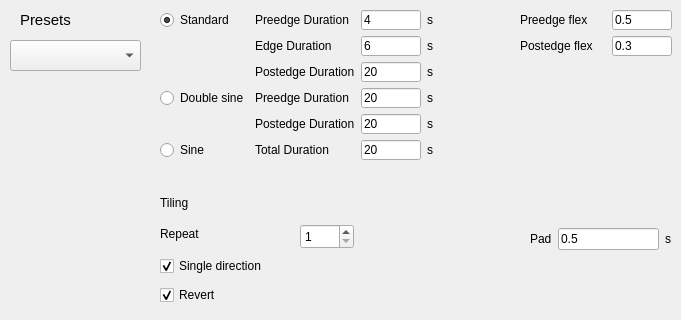
    <widget class="QWidget" name="tab_fly_scan">
     <attribute name="title">
      <string>Fly scan</string>
     </attribute>
     <widget class="QWidget" name="gridLayoutWidget_24">
      <property name="geometry">
       <rect>
        <x>160</x>
        <y>10</y>
        <width>512</width>
        <height>171</height>
       </rect>
      </property>
      <layout class="QGridLayout" name="gridLayout_34">
       <property name="sizeConstraint">
        <enum>QLayout::SetMaximumSize</enum>
       </property>
       <item row="0" column="4">
        <widget class="QLabel" name="label_95">
         <property name="maximumSize">
          <size>
           <width>16777215</width>
           <height>20</height>
          </size>
         </property>
         <property name="text">
          <string>Preedge flex</string>
         </property>
        </widget>
       </item>
       <item row="0" column="3">
        <widget class="QLabel" name="label_133">
         <property name="maximumSize">
          <size>
           <width>16777215</width>
           <height>20</height>
          </size>
         </property>
         <property name="text">
          <string>s</string>
         </property>
        </widget>
       </item>
       <item row="2" column="2">
        <widget class="QLineEdit" name="edit_ds2_poste_duration">
         <property name="maximumSize">
          <size>
           <width>60</width>
           <height>20</height>
          </size>
         </property>
         <property name="text">
          <string>20</string>
         </property>
        </widget>
       </item>
       <item row="1" column="5">
        <widget class="QLineEdit" name="edit_postedge_flex_frac">
         <property name="maximumSize">
          <size>
           <width>60</width>
           <height>20</height>
          </size>
         </property>
         <property name="text">
          <string>0.3</string>
         </property>
        </widget>
       </item>
       <item row="1" column="2">
        <widget class="QLineEdit" name="edit_ds2_edge_duration">
         <property name="maximumSize">
          <size>
           <width>60</width>
           <height>20</height>
          </size>
         </property>
         <property name="text">
          <string>6</string>
         </property>
        </widget>
       </item>
       <item row="5" column="0">
        <widget class="QRadioButton" name="radioButton_flypath_sine">
         <property name="maximumSize">
          <size>
           <width>16777215</width>
           <height>20</height>
          </size>
         </property>
         <property name="text">
          <string>Sine</string>
         </property>
        </widget>
       </item>
       <item row="3" column="0">
        <widget class="QRadioButton" name="radioButton_flypath_doublesine">
         <property name="maximumSize">
          <size>
           <width>16777215</width>
           <height>20</height>
          </size>
         </property>
         <property name="text">
          <string>Double sine</string>
         </property>
        </widget>
       </item>
       <item row="2" column="1">
        <widget class="QLabel" name="label_136">
         <property name="maximumSize">
          <size>
           <width>16777215</width>
           <height>20</height>
          </size>
         </property>
         <property name="text">
          <string>Postedge Duration</string>
         </property>
        </widget>
       </item>
       <item row="1" column="4">
        <widget class="QLabel" name="label_141">
         <property name="maximumSize">
          <size>
           <width>16777215</width>
           <height>20</height>
          </size>
         </property>
         <property name="text">
          <string>Postedge flex</string>
         </property>
        </widget>
       </item>
       <item row="0" column="1">
        <widget class="QLabel" name="label_92">
         <property name="maximumSize">
          <size>
           <width>16777215</width>
           <height>20</height>
          </size>
         </property>
         <property name="text">
          <string>Preedge Duration</string>
         </property>
        </widget>
       </item>
       <item row="4" column="1">
        <widget class="QLabel" name="label_90">
         <property name="maximumSize">
          <size>
           <width>16777215</width>
           <height>20</height>
          </size>
         </property>
         <property name="text">
          <string>Postedge Duration</string>
         </property>
        </widget>
       </item>
       <item row="5" column="1">
        <widget class="QLabel" name="label_86">
         <property name="maximumSize">
          <size>
           <width>16777215</width>
           <height>20</height>
          </size>
         </property>
         <property name="text">
          <string>Total Duration</string>
         </property>
        </widget>
       </item>
       <item row="5" column="3">
        <widget class="QLabel" name="label_87">
         <property name="maximumSize">
          <size>
           <width>16777215</width>
           <height>20</height>
          </size>
         </property>
         <property name="text">
          <string>s</string>
         </property>
        </widget>
       </item>
       <item row="4" column="3">
        <widget class="QLabel" name="label_91">
         <property name="maximumSize">
          <size>
           <width>16777215</width>
           <height>20</height>
          </size>
         </property>
         <property name="text">
          <string>s</string>
         </property>
        </widget>
       </item>
       <item row="3" column="1">
        <widget class="QLabel" name="label_88">
         <property name="maximumSize">
          <size>
           <width>16777215</width>
           <height>20</height>
          </size>
         </property>
         <property name="text">
          <string>Preedge Duration</string>
         </property>
        </widget>
       </item>
       <item row="1" column="1">
        <widget class="QLabel" name="label_134">
         <property name="maximumSize">
          <size>
           <width>16777215</width>
           <height>20</height>
          </size>
         </property>
         <property name="text">
          <string>Edge Duration</string>
         </property>
        </widget>
       </item>
       <item row="5" column="2">
        <widget class="QLineEdit" name="edit_sine_total_duration">
         <property name="maximumSize">
          <size>
           <width>60</width>
           <height>20</height>
          </size>
         </property>
         <property name="text">
          <string>20</string>
         </property>
        </widget>
       </item>
       <item row="4" column="2">
        <widget class="QLineEdit" name="edit_ds_poste_duration">
         <property name="maximumSize">
          <size>
           <width>60</width>
           <height>20</height>
          </size>
         </property>
         <property name="text">
          <string>20</string>
         </property>
        </widget>
       </item>
       <item row="1" column="3">
        <widget class="QLabel" name="label_135">
         <property name="maximumSize">
          <size>
           <width>16777215</width>
           <height>20</height>
          </size>
         </property>
         <property name="text">
          <string>s</string>
         </property>
        </widget>
       </item>
       <item row="3" column="3">
        <widget class="QLabel" name="label_89">
         <property name="maximumSize">
          <size>
           <width>16777215</width>
           <height>20</height>
          </size>
         </property>
         <property name="text">
          <string>s</string>
         </property>
        </widget>
       </item>
       <item row="0" column="0">
        <widget class="QRadioButton" name="radioButton_flypath_standard">
         <property name="maximumSize">
          <size>
           <width>16777215</width>
           <height>20</height>
          </size>
         </property>
         <property name="text">
          <string>Standard</string>
         </property>
         <property name="checked">
          <bool>true</bool>
         </property>
        </widget>
       </item>
       <item row="0" column="2">
        <widget class="QLineEdit" name="edit_ds2_pree_duration">
         <property name="maximumSize">
          <size>
           <width>60</width>
           <height>20</height>
          </size>
         </property>
         <property name="text">
          <string>4</string>
         </property>
        </widget>
       </item>
       <item row="2" column="3">
        <widget class="QLabel" name="label_137">
         <property name="maximumSize">
          <size>
           <width>16777215</width>
           <height>20</height>
          </size>
         </property>
         <property name="text">
          <string>s</string>
         </property>
        </widget>
       </item>
       <item row="0" column="5">
        <widget class="QLineEdit" name="edit_preedge_flex_frac">
         <property name="maximumSize">
          <size>
           <width>60</width>
           <height>20</height>
          </size>
         </property>
         <property name="text">
          <string>0.5</string>
         </property>
        </widget>
       </item>
       <item row="3" column="2">
        <widget class="QLineEdit" name="edit_ds_pree_duration">
         <property name="maximumSize">
          <size>
           <width>60</width>
           <height>20</height>
          </size>
         </property>
         <property name="text">
          <string>20</string>
         </property>
        </widget>
       </item>
      </layout>
     </widget>
     <widget class="QWidget" name="gridLayoutWidget_6">
      <property name="geometry">
       <rect>
        <x>530</x>
        <y>220</y>
        <width>141</width>
        <height>38</height>
       </rect>
      </property>
      <layout class="QGridLayout" name="gridLayout_6">
       <item row="0" column="0">
        <widget class="QLabel" name="label_23">
         <property name="text">
          <string>Pad</string>
         </property>
        </widget>
       </item>
       <item row="0" column="1">
        <widget class="QLineEdit" name="edit_pad_time">
         <property name="text">
          <string>0.5</string>
         </property>
        </widget>
       </item>
       <item row="0" column="2">
        <widget class="QLabel" name="label_24">
         <property name="text">
          <string>s</string>
         </property>
        </widget>
       </item>
      </layout>
     </widget>
     <widget class="QWidget" name="gridLayoutWidget_10">
      <property name="geometry">
       <rect>
        <x>160</x>
        <y>190</y>
        <width>194</width>
        <height>121</height>
       </rect>
      </property>
      <layout class="QGridLayout" name="gridLayout_14">
       <item row="1" column="1">
        <widget class="QSpinBox" name="spinBox_tiling_repetitions">
         <property name="enabled">
          <bool>true</bool>
         </property>
         <property name="minimumSize">
          <size>
           <width>0</width>
           <height>25</height>
          </size>
         </property>
         <property name="maximumSize">
          <size>
           <width>54</width>
           <height>20</height>
          </size>
         </property>
         <property name="minimum">
          <number>1</number>
         </property>
         <property name="maximum">
          <number>50000</number>
         </property>
         <property name="value">
          <number>1</number>
         </property>
        </widget>
       </item>
       <item row="1" column="0">
        <widget class="QLabel" name="label_63">
         <property name="maximumSize">
          <size>
           <width>16777215</width>
           <height>20</height>
          </size>
         </property>
         <property name="text">
          <string>Repeat</string>
         </property>
        </widget>
       </item>
       <item row="2" column="0">
        <widget class="QCheckBox" name="checkBox_traj_single_dir">
         <property name="maximumSize">
          <size>
           <width>16777215</width>
           <height>20</height>
          </size>
         </property>
         <property name="text">
          <string>Single direction</string>
         </property>
         <property name="checked">
          <bool>true</bool>
         </property>
         <property name="tristate">
          <bool>false</bool>
         </property>
        </widget>
       </item>
       <item row="3" column="0">
        <widget class="QCheckBox" name="checkBox_traj_revert">
         <property name="enabled">
          <bool>true</bool>
         </property>
         <property name="maximumSize">
          <size>
           <width>16777215</width>
           <height>20</height>
          </size>
         </property>
         <property name="text">
          <string>Revert </string>
         </property>
         <property name="checked">
          <bool>true</bool>
         </property>
         <property name="tristate">
          <bool>false</bool>
         </property>
        </widget>
       </item>
       <item row="0" column="0">
        <widget class="QLabel" name="label_62">
         <property name="maximumSize">
          <size>
           <width>16777215</width>
           <height>20</height>
          </size>
         </property>
         <property name="text">
          <string>Tiling</string>
         </property>
        </widget>
       </item>
      </layout>
     </widget>
     <widget class="QLabel" name="label_47">
      <property name="geometry">
       <rect>
        <x>20</x>
        <y>10</y>
        <width>97</width>
        <height>20</height>
       </rect>
      </property>
      <property name="maximumSize">
       <size>
        <width>16777215</width>
        <height>20</height>
       </size>
      </property>
      <property name="font">
       <font>
        <family>Cantarell</family>
        <pointsize>11</pointsize>
        <italic>false</italic>
       </font>
      </property>
      <property name="text">
       <string>Presets</string>
      </property>
     </widget>
     <widget class="QComboBox" name="comboBox_fly_scan_presets">
      <property name="geometry">
       <rect>
        <x>10</x>
        <y>40</y>
        <width>131</width>
        <height>31</height>
       </rect>
      </property>
     </widget>
    </widget>
